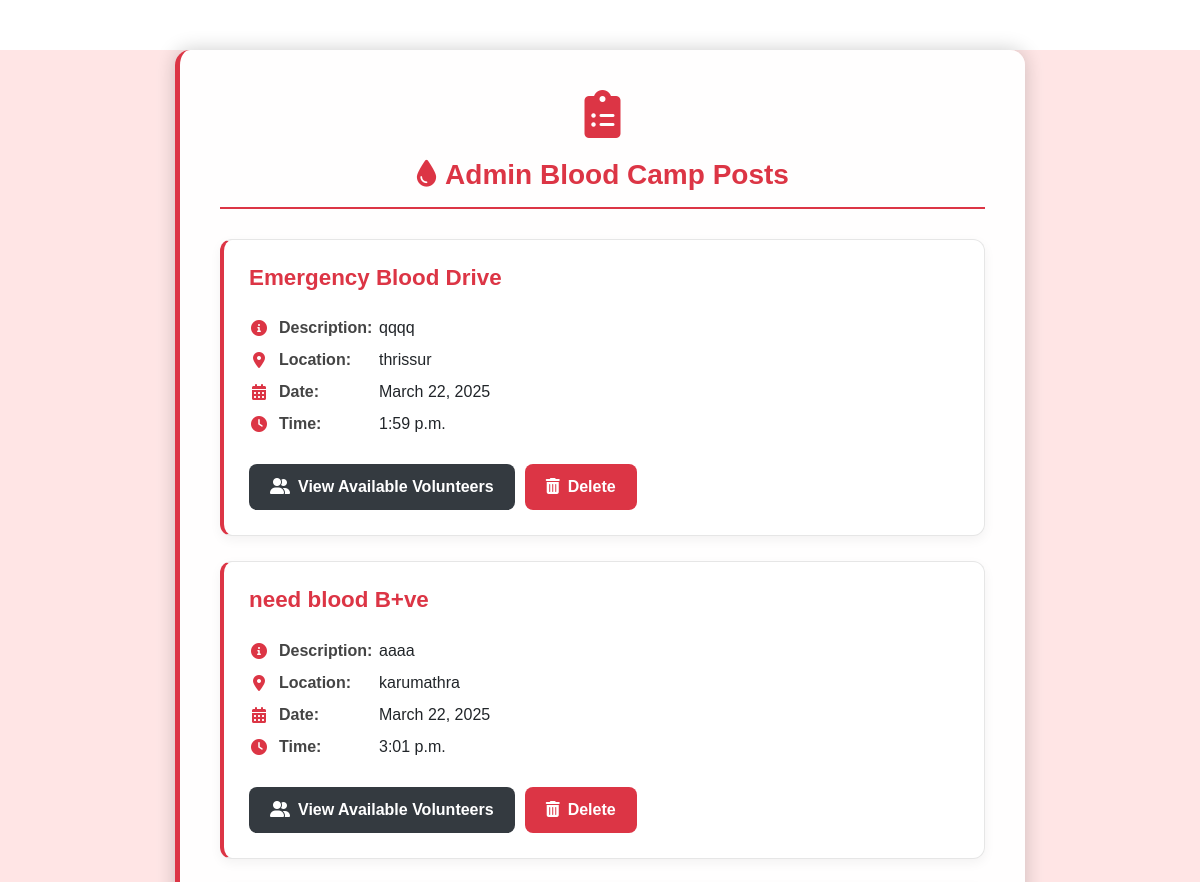
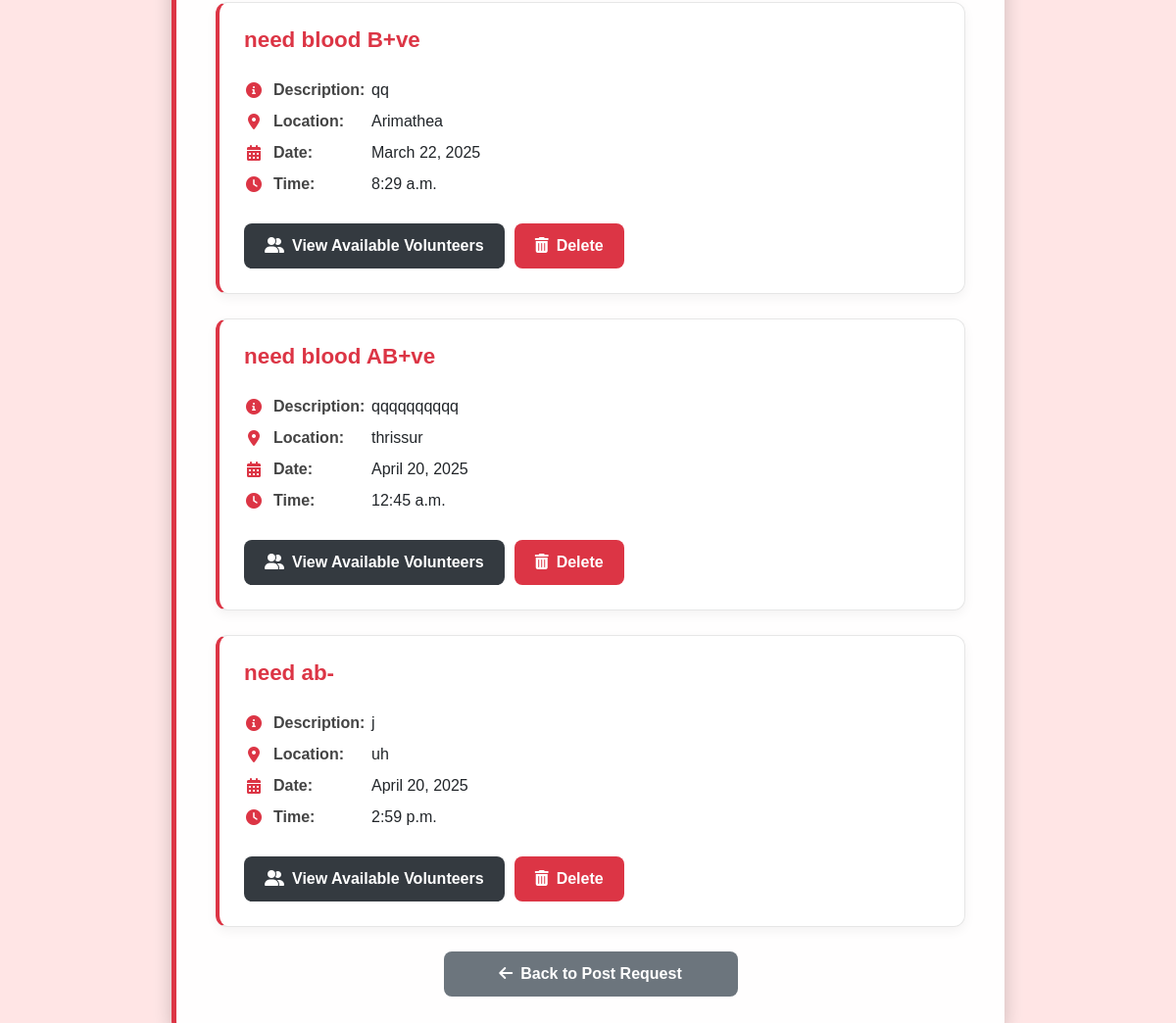
The app's page /viewadposts/, older data (2 pictures, top to bottom).
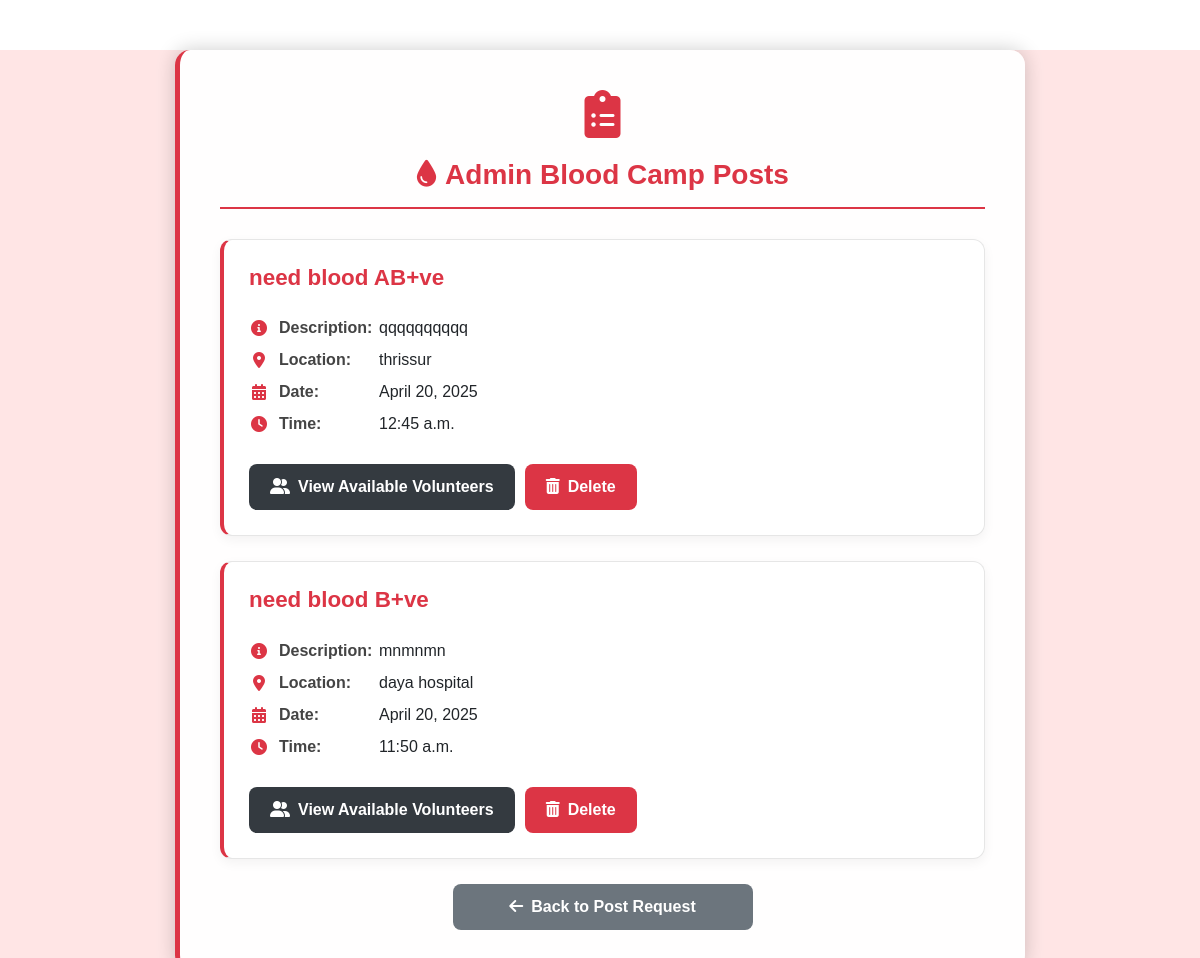
The same page, newer data.
### com/models.py (models this page shows, shortened)
class AdminRequest(models.Model):
    title = models.CharField(max_length=100)
    description = models.TextField()
    location = models.CharField(max_length=255)
    date = models.DateField()
    time = models.TimeField()
    created_at = models.DateTimeField(auto_now_add=True)
    volunteers = models.ManyToManyField('Mod', blank=True, related_name="volunteered_camps")
    approved_volunteers = models.ManyToManyField('Mod', blank=True, related_name="approved_camps")

### com/views.py (the view)
# urls.py: path('viewadposts/', views.viewadposts, name='viewadposts'),
def viewadposts(request):
    now = timezone.now()
    posts = AdminRequest.objects.all().order_by('created_at')
    return render(request, 'viewadposts.html', {'posts': posts})

### com/templates/viewadposts.html (shortened to what this page needs)
{% load static %}
<!DOCTYPE html>
<html lang="en">
<head>
    <link rel="stylesheet" href="https://cdn.jsdelivr.net/npm/bootstrap@5.3.0/dist/css/bootstrap.min.css">
    <link rel="stylesheet" href="https://cdnjs.cloudflare.com/ajax/libs/font-awesome/6.0.0-beta3/css/all.min.css">
</head>
<body>
<div class="container">
    <div class="icon-container">
        <i class="fas fa-clipboard-list blood-icon"></i>
    </div>
    <h3 class="text-center page-heading">
        <i class="fas fa-tint me-2"></i>Admin Blood Camp Posts
    </h3>
    {% if posts %}
        {% for post in posts %}
            <div class="post-card">
                <div class="post-header">
                    <h5 class="post-title">{{ post.title }}</h5>
                </div>
                <div class="post-content">
                    <div class="post-detail">
                        <i class="fas fa-info-circle detail-icon"></i>
                        <span class="detail-label">Description:</span>
                        <span>{{ post.description }}</span>
                    </div>
                    <div class="post-detail">
                        <i class="fas fa-map-marker-alt detail-icon"></i>
                        <span class="detail-label">Location:</span>
                        <span>{{ post.location }}</span>
                    </div>
                    <div class="post-detail">
                        <i class="fas fa-calendar-alt detail-icon"></i>
                        <span class="detail-label">Date:</span>
                        <span>{{ post.date }}</span>
                    </div>
                    <div class="post-detail">
                        <i class="fas fa-clock detail-icon"></i>
                        <span class="detail-label">Time:</span>
                        <span>{{ post.time }}</span>
                    </div>
                </div>
                <div class="post-actions">
                    <a href="{% url 'volunteer_list' post.id %}" class="btn btn-view">
                        <i class="fas fa-user-friends me-2"></i>View Available Volunteers
                    </a>
                    <form method="POST" action="{% url 'pdelete_post' post.id %}">
                        <button type="submit" class="btn btn-delete">
                            <i class="fas fa-trash-alt me-2"></i>Delete
                        </button>
                    </form>
                </div>
            </div>
        {% endfor %}
    {% else %}
        <div class="empty-state">
            <i class="fas fa-folder-open empty-icon"></i>
            <p>No blood camp posts available at the moment.</p>
        </div>
    {% endif %}
    <a href="{% url 'adpostrequests' %}" class="btn btn-back mt-4">
        <i class="fas fa-arrow-left me-2"></i>Back to Post Request
    </a>
</div>
</body>
</html>

Row changes from the older to the newer data that the page shows:
removed AdminRequest: title "Emergency Blood Drive", description "qqqq", location "thrissur", date "March 22, 2025", time "1:59 p.m."
removed AdminRequest: title "need blood B+ve", description "aaaa", location "karumathra", date "March 22, 2025", time "3:01 p.m."
removed AdminRequest: title "need blood B+ve", description "qq", location "Arimathea", date "March 22, 2025", time "8:29 a.m."
removed AdminRequest: title "need ab-", description "j", location "uh", date "April 20, 2025", time "2:59 p.m."
added AdminRequest: title "need blood B+ve", description "mnmnmn", location "daya hospital", date "April 20, 2025", time "11:50 a.m."
